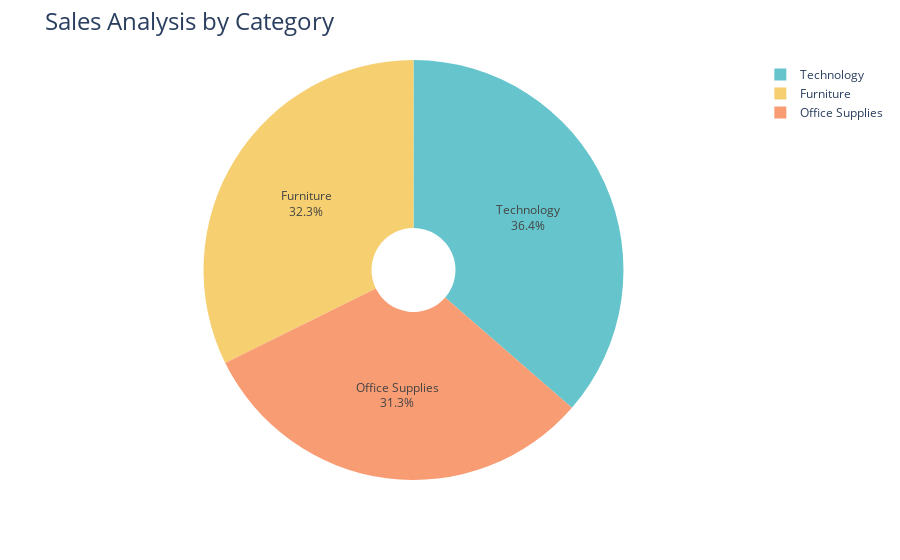

Write notebook code for a chart like this one.
### Code cell
fig = px.pie(sales_by_category,
             values = 'Sales',
             names = 'Category',
             hole = 0.2,
             color_discrete_sequence=px.colors.qualitative.Pastel)
fig.update_traces (textposition ='inside', textinfo = 'percent+label')
fig.update_layout(title_text = 'Sales Analysis by Category', title_font = dict(size=24))

fig.show()

### Figure 1 — Plotly figure (JSON) as saved in the notebook; plotly's stock layout.template omitted (floating-point values rounded to 4 significant figures)
{"data": [{"domain": {"x": [0, 1], "y": [0, 1]}, "hole": 0.2, "hovertemplate": "Category=%{label}<br>Sales=%{value}<extra></extra>", "labels": ["Furniture", "Office Supplies", "Technology"], "legendgroup": "", "name": "", "showlegend": true, "textinfo": "percent+label", "textposition": "inside", "type": "pie", "values": [742000.0, 719000.0, 836200.0]}], "layout": {"legend": {"tracegroupgap": 0}, "margin": {"t": 60}, "piecolorway": ["rgb(102, 197, 204)", "rgb(246, 207, 113)", "rgb(248, 156, 116)", "rgb(220, 176, 242)", "rgb(135, 197, 95)", "rgb(158, 185, 243)", "rgb(254, 136, 177)", "rgb(201, 219, 116)", "rgb(139, 224, 164)", "rgb(180, 151, 231)", "rgb(179, 179, 179)"], "title": {"font": {"size": 24}, "text": "Sales Analysis by Category"}}}
